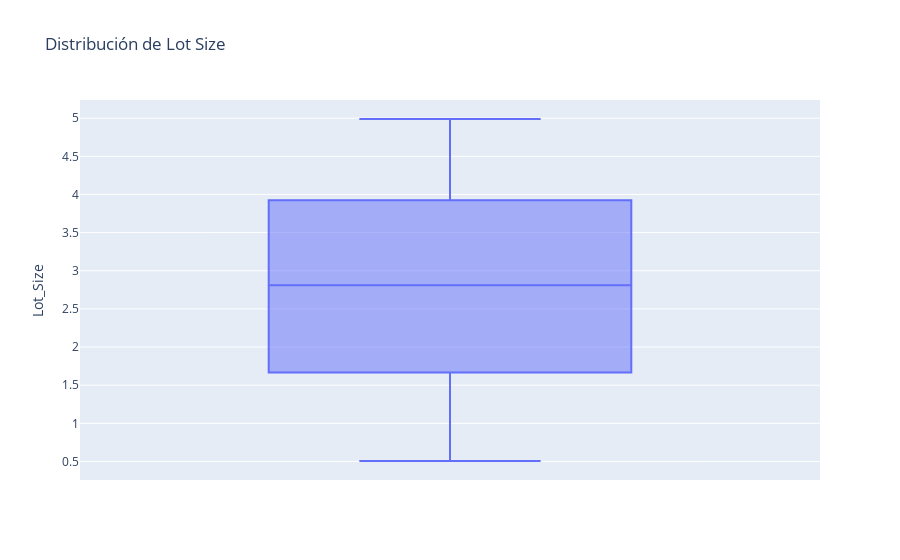

Notebook cell for this chart:
### Code cell
import plotly.express as px

fig = px.box(df3, y = 'Lot_Size', title='Distribución de Lot Size')
fig.show()

### Figure 1 — Plotly figure (JSON) as saved in the notebook; plotly's stock layout.template omitted (floating-point values rounded to 4 significant figures; data arrays with more than 128 entries replaced by an {"elided": "..."} marker saying what was removed)
{"data": [{"alignmentgroup": "True", "hovertemplate": "Lot_Size=%{y}<extra></extra>", "legendgroup": "", "marker": {"color": "#636efa"}, "name": "", "notched": false, "offsetgroup": "", "orientation": "v", "showlegend": false, "type": "box", "x0": " ", "xaxis": "x", "y": {"elided": "1000 float values"}, "y0": " ", "yaxis": "y"}], "layout": {"boxmode": "group", "legend": {"tracegroupgap": 0}, "title": {"text": "Distribución de Lot Size"}, "xaxis": {"anchor": "y", "domain": [0, 1]}, "yaxis": {"anchor": "x", "domain": [0, 1], "title": {"text": "Lot_Size"}}}}
